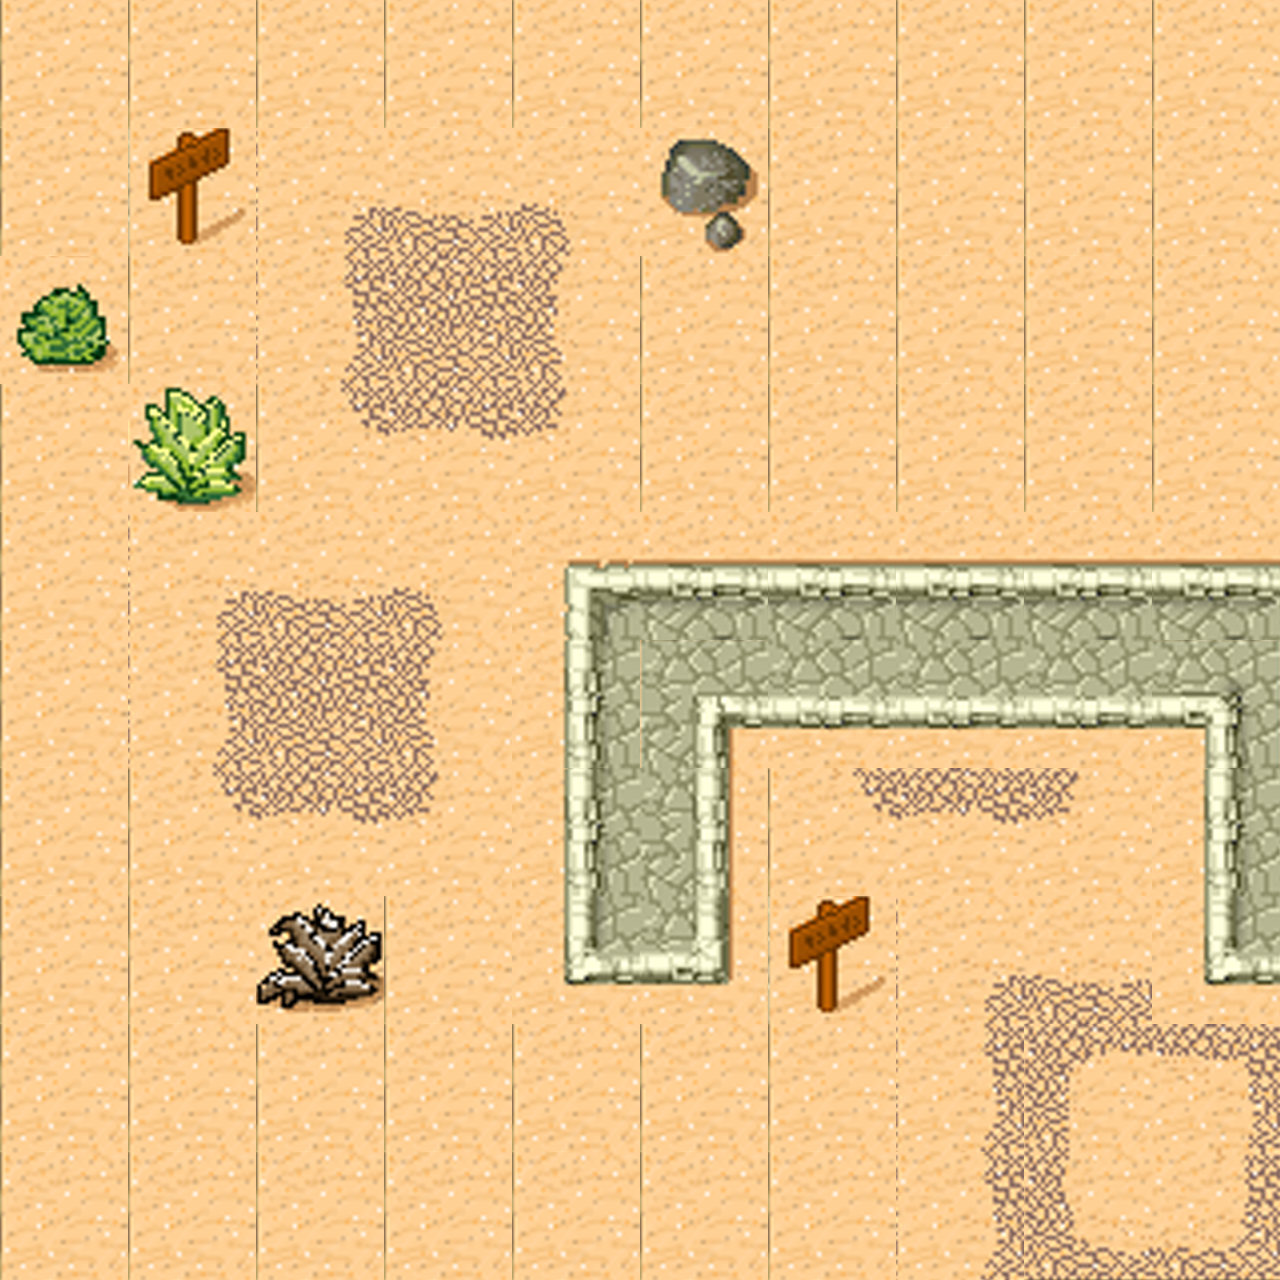

Tiled map render using the project's own tile images. Description and the map definition, with tile-layer contents summarised, below:
An orthogonal 10x10 tile map with 128x128 px tiles, 2 tile layers (floor, wall) and 8 objects.

<map version="1.0" orientation="orthogonal" width="10" height="10" tilewidth="128" tileheight="128">
 <tileset firstgid="1" name="rq" tilewidth="128" tileheight="128">
  <image source="bigdesert.png" width="1024" height="768" />
 </tileset>
 <layer name="floor" width="10" height="10">
  <data>[100 cells, 100 non-empty, 14 distinct tile ids]</data>
 </layer>
 <layer name="wall" width="10" height="10">
  <data>[100 cells, 24 non-empty, 14 distinct tile ids]</data>
 </layer>
 <objectgroup name="actor" width="10" height="10">
  <object x="384" y="512" width="128" height="128">
   <properties>
    <property name="atk" value="3" />
    <property name="atkrange" value="2" />
    <property name="enemy" value="0" />
    <property name="life" value="15" />
    <property name="range" value="3" />
    <property name="tag" value="1" />
    <property name="texture" value="boss" />
   </properties>
  </object>
  <object x="512" y="1024" width="128" height="128">
   <properties>
    <property name="atk" value="3" />
    <property name="atkrange" value="2" />
    <property name="enemy" value="1" />
    <property name="life" value="14" />
    <property name="range" value="4" />
    <property name="tag" value="2" />
    <property name="texture" value="archer" />
   </properties>
  </object>
  <object x="896" y="896" width="128" height="128">
   <properties>
    <property name="atk" value="2" />
    <property name="atkrange" value="1" />
    <property name="enemy" value="0" />
    <property name="life" value="15" />
    <property name="range" value="5" />
    <property name="tag" value="3" />
    <property name="texture" value="leader" />
   </properties>
  </object>
  <object x="384" y="128" width="128" height="128">
   <properties>
    <property name="atk" value="2" />
    <property name="atkrange" value="1" />
    <property name="enemy" value="1" />
    <property name="life" value="15" />
    <property name="range" value="7" />
    <property name="tag" value="3" />
    <property name="texture" value="devil" />
   </properties>
  </object>
  <object x="896" y="256" width="128" height="128">
   <properties>
    <property name="atk" value="3" />
    <property name="atkrange" value="2" />
    <property name="enemy" value="0" />
    <property name="life" value="15" />
    <property name="range" value="3" />
    <property name="tag" value="1" />
    <property name="texture" value="boss" />
   </properties>
  </object>
  <object x="128" y="768" width="128" height="128">
   <properties>
    <property name="atk" value="3" />
    <property name="atkrange" value="2" />
    <property name="enemy" value="1" />
    <property name="life" value="15" />
    <property name="range" value="3" />
    <property name="tag" value="37" />
    <property name="texture" value="boss" />
   </properties>
  </object>
  <object x="256" y="1152" width="128" height="128">
   <properties>
    <property name="atk" value="3" />
    <property name="atkrange" value="2" />
    <property name="enemy" value="1" />
    <property name="life" value="15" />
    <property name="range" value="3" />
    <property name="tag" value="35" />
    <property name="texture" value="boss" />
   </properties>
  </object>
  <object x="256" y="640" width="128" height="128">
   <properties>
    <property name="atk" value="3" />
    <property name="atkrange" value="2" />
    <property name="enemy" value="0" />
    <property name="life" value="14" />
    <property name="range" value="4" />
    <property name="tag" value="25" />
    <property name="texture" value="archer" />
   </properties>
  </object>
 </objectgroup>
</map>